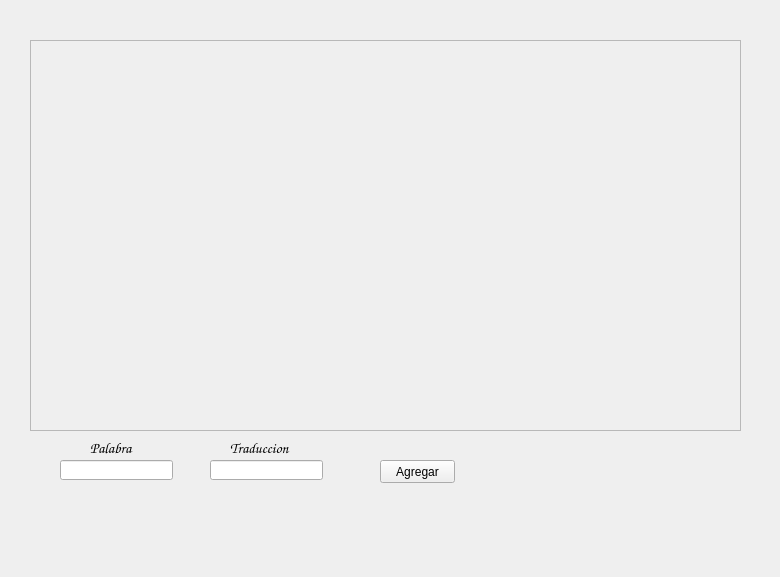
<?xml version="1.0" encoding="UTF-8"?>
<ui version="4.0">
 <class>MainWindow</class>
 <widget class="QMainWindow" name="MainWindow">
  <property name="geometry">
   <rect>
    <x>0</x>
    <y>0</y>
    <width>780</width>
    <height>577</height>
   </rect>
  </property>
  <property name="windowTitle">
   <string>MainWindow</string>
  </property>
  <widget class="QWidget" name="centralwidget">
   <widget class="QPushButton" name="Boton_agregar">
    <property name="geometry">
     <rect>
      <x>380</x>
      <y>460</y>
      <width>75</width>
      <height>23</height>
     </rect>
    </property>
    <property name="text">
     <string>Agregar</string>
    </property>
   </widget>
   <widget class="QLineEdit" name="texto">
    <property name="geometry">
     <rect>
      <x>60</x>
      <y>460</y>
      <width>113</width>
      <height>20</height>
     </rect>
    </property>
    <property name="font">
     <font>
      <family>Comic Sans MS</family>
     </font>
    </property>
    <property name="echoMode">
     <enum>QLineEdit::Normal</enum>
    </property>
   </widget>
   <widget class="QLineEdit" name="texto_traducido">
    <property name="geometry">
     <rect>
      <x>210</x>
      <y>460</y>
      <width>113</width>
      <height>20</height>
     </rect>
    </property>
    <property name="font">
     <font>
      <family>Comic Sans MS</family>
     </font>
    </property>
   </widget>
   <widget class="QLabel" name="label">
    <property name="geometry">
     <rect>
      <x>90</x>
      <y>440</y>
      <width>61</width>
      <height>16</height>
     </rect>
    </property>
    <property name="font">
     <font>
      <family>Comic Sans MS</family>
      <pointsize>11</pointsize>
     </font>
    </property>
    <property name="text">
     <string>Palabra</string>
    </property>
   </widget>
   <widget class="QLabel" name="label_2">
    <property name="geometry">
     <rect>
      <x>230</x>
      <y>440</y>
      <width>81</width>
      <height>16</height>
     </rect>
    </property>
    <property name="font">
     <font>
      <family>Comic Sans MS</family>
      <pointsize>11</pointsize>
     </font>
    </property>
    <property name="text">
     <string>Traduccion</string>
    </property>
   </widget>
   <widget class="QFrame" name="canvas">
    <property name="geometry">
     <rect>
      <x>30</x>
      <y>40</y>
      <width>711</width>
      <height>391</height>
     </rect>
    </property>
    <property name="autoFillBackground">
     <bool>false</bool>
    </property>
    <property name="frameShape">
     <enum>QFrame::StyledPanel</enum>
    </property>
    <property name="frameShadow">
     <enum>QFrame::Raised</enum>
    </property>
   </widget>
  </widget>
 </widget>
 <resources/>
 <connections/>
</ui>
